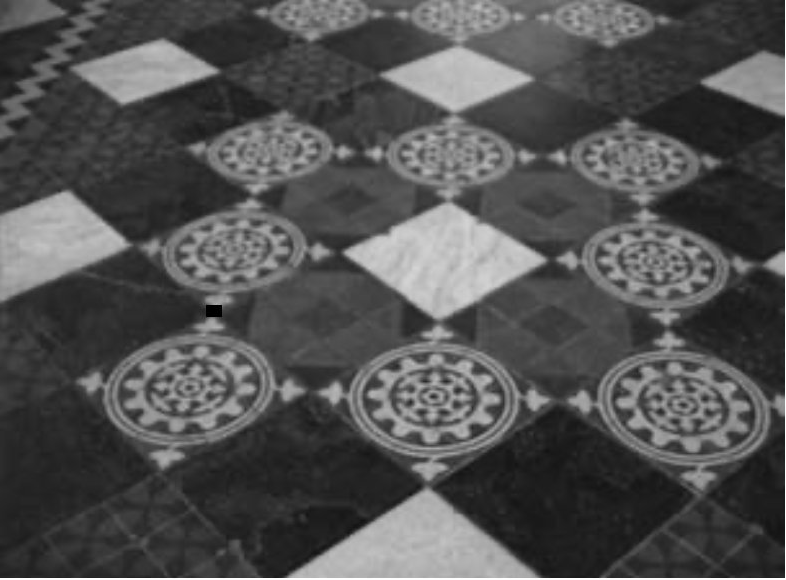
#> input picture lista0/imagens/chao3.png, 786 x 580 px
$ python resolucao-rennan-retas-paralelas.py
#> lines starting #> are read from the running program, lines starting #| are printed output that depends on the picture
# -*- coding: utf-8 -*-
import numpy as np
import cv2
import math
from matplotlib import pyplot as plt
import os


def linha_a_partir_2_pontos(X, Y):

    linha_homogenea=np.cross(X,Y)
    return linha_homogenea

def intersecao_2_linhas(L1, L2):
    ponto_intersecao = np.cross(L1, L2)
    ponto_intersecao=ponto_intersecao/ponto_intersecao[2]
    return ponto_intersecao

def cria_linhas(pontos):
    linhas = []
    for i in range(int(len(pontos)/2)):
        linhas.append(linha_a_partir_2_pontos(pontos[2*i], pontos[2*i+1]))

    return linhas


def cria_pontos_fulga(linhas):
    pontos=[]
    for i in range(int(len(linhas)/2)):
        pontos.append(intersecao_2_linhas(linhas[2*i], linhas[2*i+1]))
    return pontos

def desenha_linha(imagem, linha_homogenea):
    #np.linspace(0, imagem.shape[1]*10, 10)
    X=[0, imagem.shape[1]]
    Y=[]

    for e in X:
        Y.append(int(-(e*linha_homogenea[0]+linha_homogenea[2])/linha_homogenea[1]))

    print(Y)

    cv2.line(imagem, (X[0], Y[0]), (X[1], Y[1]), (0, 0, 255), 3 )
    return imagem

def transformacao_projetiva(imagem_projetiva, imagem_auxiliar, linha_do_infinito):
    matriz_projetiva = [[1, 0, 0],[0, 1, 0], [linha_do_infinito[0], linha_do_infinito[1], linha_do_infinito[2]]]
    #matriz_projetiva.append(linha_do_infinito)

    print(matriz_projetiva)

    hinv = np.linalg.inv(matriz_projetiva)
    htinv = np.transpose(hinv)

    for y in range(imagem_projetiva.shape[0]): #percorre linhas da imagem original
        for x in range(imagem_projetiva.shape[1]): #percorre colunas da imagem original
            posicao_final=np.dot(htinv, [x, y, 1])
            if posicao_final[0]>=0 and posicao_final[0]<imagem_auxiliar.shape[1] and posicao_final[1]>=0 and posicao_final[1]<imagem_auxiliar.shape[0]:
                imagem_auxiliar[int(posicao_final[1]), int(posicao_final[0])] = imagem_projetiva[y,x]


    return imagem_auxiliar


def traca_linhas(imagem):
    #traça primeira linha (la)
    cv2.line(imagem, (161, 475), (286, 112), (0, 0, 255), 3 )
    #traça segunda linha (lb)
    cv2.line(imagem, (704, 501), (646, 211), (0, 0, 255), 3 )
    #traça terceira linha (lc)
    cv2.line(imagem, (186, 151), (359, 155), (0, 0, 255), 3 )
    #traça quarta linha (ld)
    cv2.line(imagem, (75, 385), (314, 394), (0, 0, 255), 3 )

    return imagem

#ordem das cores na imagem
#(b, g, r) = imagem[0,0]

#ordem das coordenadas
#shape[0] é a altura, eixo y
#shape[1] é a largura, eixo x
if __name__ == '__main__':

    #Carrega a imagem
    nome_da_imagem="imagens/chao3.png"

    imagem = cv2.imread(nome_da_imagem, cv2.IMREAD_COLOR)
#> imagem is the input picture: shape (580, 786, 3); min 0, max 255, mean 81.9
    print("shape da imagem")
    print(imagem.shape)
#| (580, 786, 3)


    imagem_linha_infinito = np.zeros((1500, 1500, 3), dtype=np.uint8)

    #cv2.imshow("original", imagem)
    rows, cols, channels = imagem.shape
#> rows = 580; cols = 786; channels = 3
    imagem_linha_infinito[1500-rows:1500, 1500-cols:1500] = imagem
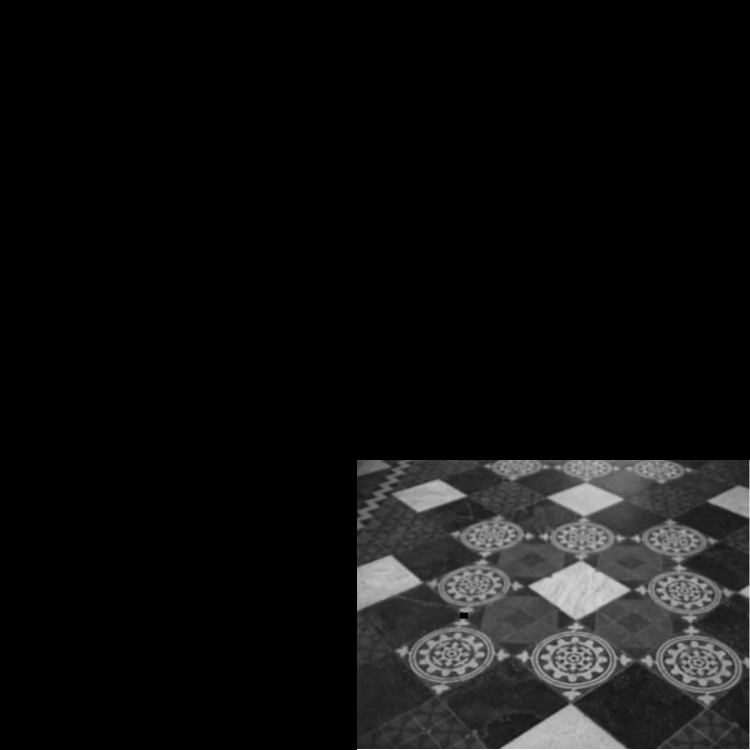
#> imagem_linha_infinito: shape (1500, 1500, 3) (shown at 1/2 size); min 0, max 255, mean 16.6


    #cria imagem com linhas marcando retas paralelas no mundo real
    imagem=traca_linhas(imagem)
#> in traca_linhas, `cv2.line(imagem, (75, 385), (314, 394), (0, 0, 255), 3 )`:
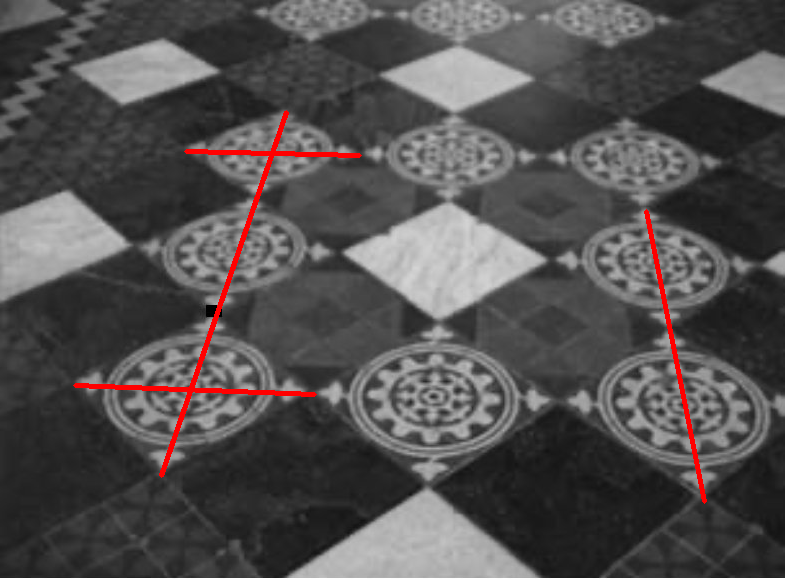
#> imagem: shape (580, 786, 3); mean B, G, R 80.4, 80.4, 83.5

    cv2.imshow("original", imagem)

    cv2.waitKey(0)


    ##################################################################################################
    ##################################################################################################

    #Cria imagem para reta no infinito
    pontos=[[161, 475, 1],
    [286, 112, 1],
    [704, 501, 1],
    [646, 211, 1],
    [186, 151, 1],
    [359, 155, 1],
    [75, 385, 1],
    [314, 394, 1]]

    #ajusta as coordenadas a imagem alterada com a parte preta, para tracar linha no infinito

    for p in pontos:
        p[0]+=714
        p[1]+=920

    #nesse vetor de linhas sao paralelas as linhas 2*i e 2*i+1 respectivamente. ex. linha[0] e paralela a linha [1], linha[2] e paralela a linha[3]
    linhas=cria_linhas(pontos)

    pontos_de_fulga=cria_pontos_fulga(linhas)

    print("vetor de pontos de fulga em coordenadas homogeneas")
    print(pontos_de_fulga)


    #cria linha do infinito a partir dos 2 pontos de fulga solicitados
    linha_do_infinito=linha_a_partir_2_pontos(pontos_de_fulga[0], pontos_de_fulga[1])


    imagem_linha_infinito=desenha_linha(imagem_linha_infinito, linha_do_infinito)
#| [427, 402]

    cv2.imshow("linha do infinito", imagem_linha_infinito)

    cv2.waitKey(0)


    ##################################################################################################
    ##################################################################################################
    #Cria imagem para transformacao projetiva

    #Cria imagem para reta no infinito
    pontos=[[161, 475, 1],
    [286, 112, 1],
    [704, 501, 1],
    [646, 211, 1],
    [186, 151, 1],
    [359, 155, 1],
    [75, 385, 1],
    [314, 394, 1]]

    #ajusta as coordenadas a imagem alterada com a parte preta, para tracar linha no infinito

    for p in pontos:
        p[0]+=100
        p[1]+=100

    print(pontos)

    #nesse vetor de linhas sao paralelas as linhas 2*i e 2*i+1 respectivamente. ex. linha[0] e paralela a linha [1], linha[2] e paralela a linha[3]
    linhas=cria_linhas(pontos)

    pontos_de_fulga=cria_pontos_fulga(linhas)

    #cria linha do infinito a partir dos 2 pontos de fulga solicitados
    linha_do_infinito=linha_a_partir_2_pontos(pontos_de_fulga[0], pontos_de_fulga[1])

    #print(linha_do_infinito)

    #normaliza vetor
    #for i in range(len(linha_do_infinito)):
    #    linha_do_infinito[i]=linha_do_infinito[i]/np.sum(linha_do_infinito)


    imagem_projetiva = np.zeros((800, 1000, 3), dtype=np.uint8)
    rows, cols, channels = imagem.shape
    imagem_projetiva[100:100+rows, 100:100+cols] = imagem
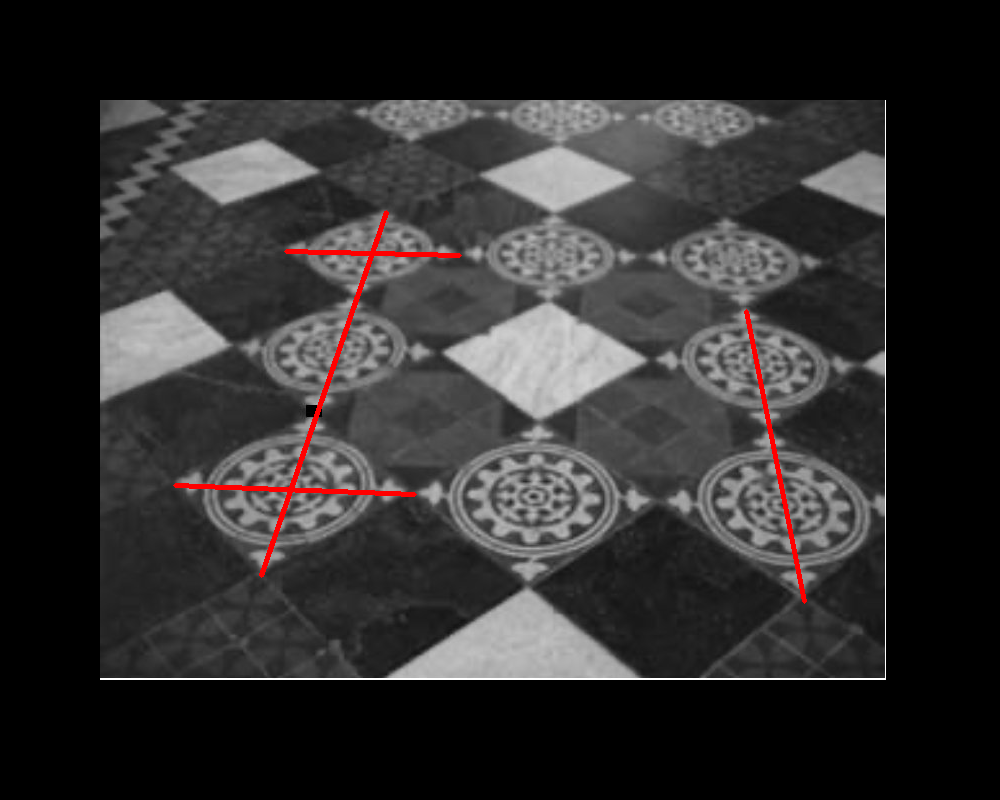
#> imagem_projetiva: shape (800, 1000, 3); mean B, G, R 45.8, 45.8, 47.6

    cv2.imshow("original", imagem_projetiva)

    cv2.waitKey(0)

    imagem_auxiliar = np.zeros((800, 1000, 3), dtype=np.uint8)

    imagem_auxiliar = transformacao_projetiva(imagem_projetiva, imagem_auxiliar, linha_do_infinito)
#> after the loop in transformacao_projetiva, `for y in range(imagem_projetiva.shape[0]):`:
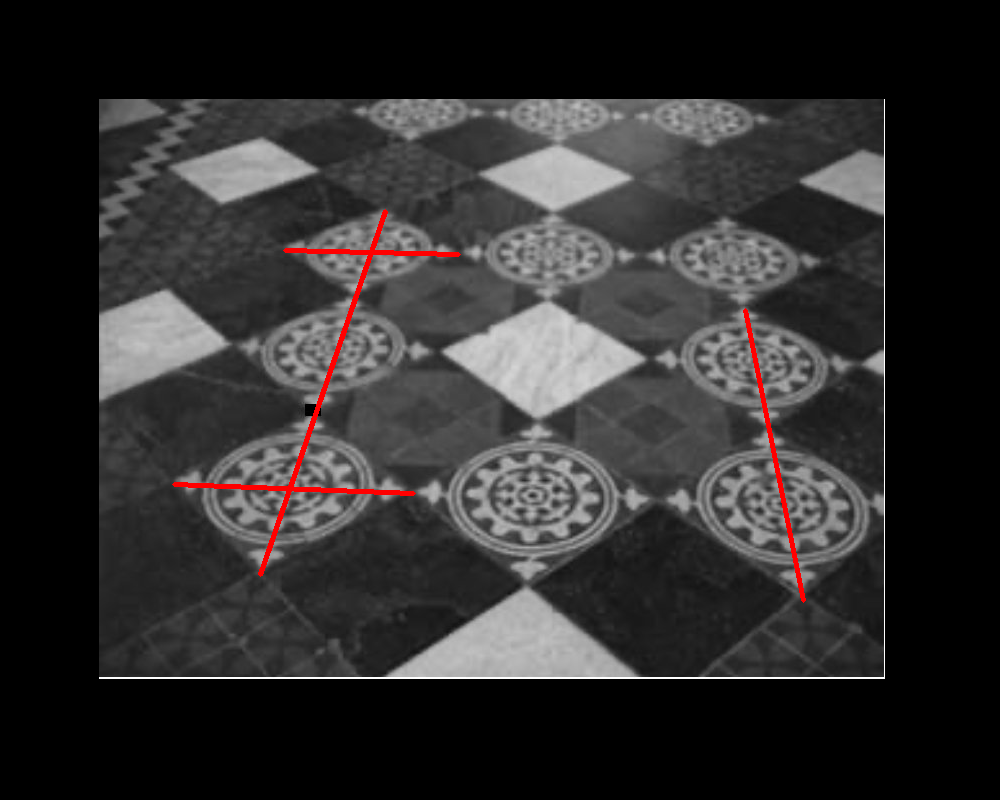
#> imagem_auxiliar: shape (800, 1000, 3); mean B, G, R 45.8, 45.8, 47.6

    cv2.imshow("remocao de perspectiva", imagem_auxiliar)
    #plt.imshow(imagem_auxiliar)

    #plt.show()

    cv2.waitKey(0)

    cv2.destroyAllWindows()
